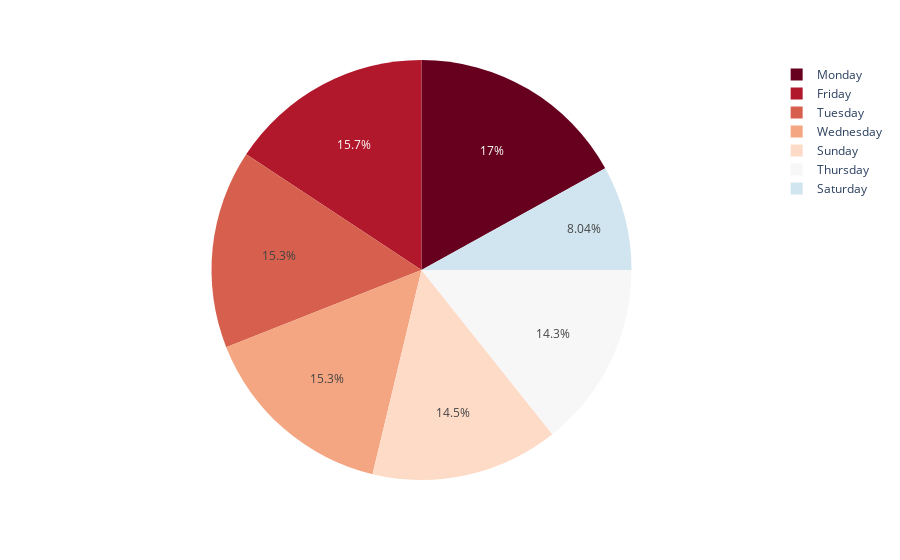

Notebook code for this chart:
### Code cell
fig = px.pie(date, names="day", values="minutes_played", color_discrete_sequence=px.colors.sequential.RdBu)

fig.show()

### Figure 1 — Plotly figure (JSON) as saved in the notebook; plotly's stock layout.template omitted (floating-point values rounded to 4 significant figures)
{"data": [{"domain": {"x": [0, 1], "y": [0, 1]}, "hovertemplate": "day=%{label}<br>minutes_played=%{value}<extra></extra>", "labels": ["Friday", "Monday", "Saturday", "Sunday", "Thursday", "Tuesday", "Wednesday"], "legendgroup": "", "name": "", "showlegend": true, "type": "pie", "values": [1038.0, 1119.0, 530.8, 954.1, 943.4, 1008.0, 1007.0]}], "layout": {"legend": {"tracegroupgap": 0}, "margin": {"t": 60}, "piecolorway": ["rgb(103,0,31)", "rgb(178,24,43)", "rgb(214,96,77)", "rgb(244,165,130)", "rgb(253,219,199)", "rgb(247,247,247)", "rgb(209,229,240)", "rgb(146,197,222)", "rgb(67,147,195)", "rgb(33,102,172)", "rgb(5,48,97)"]}}
